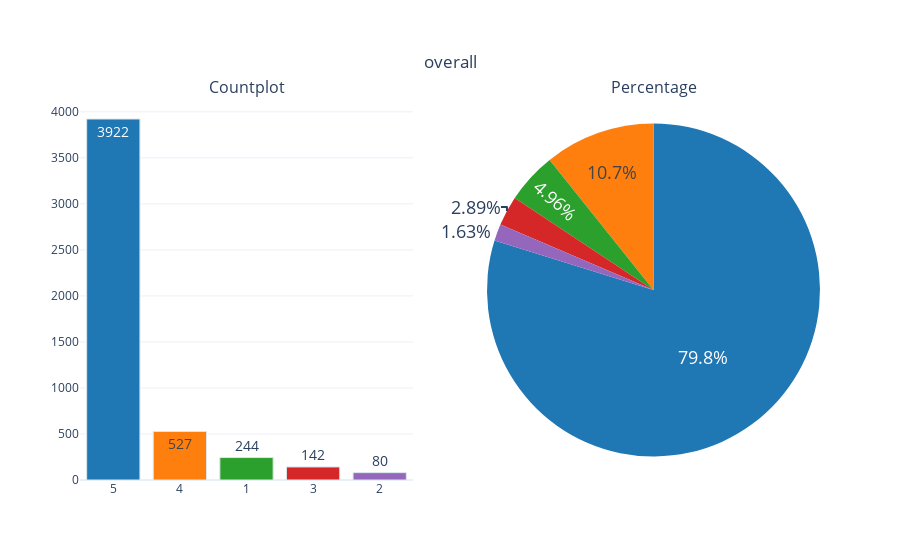

Source (notebook cell):
### Code cell
categorical_variable_summary(df, 'overall')

### Figure 1 — Plotly figure (JSON) as saved in the notebook; plotly's stock layout.template omitted (floating-point values rounded to 4 significant figures)
{"data": [{"marker": {"color": ["#1f77b4", "#ff7f0e", "#2ca02c", "#d62728", "#9467bd"], "line": {"color": "#DBE6EC", "width": 1}}, "name": "overall", "showlegend": false, "text": ["3922", "527", "244", "142", "80"], "textfont": {"size": 14}, "textposition": "auto", "type": "bar", "x": ["5", "4", "1", "3", "2"], "xaxis": "x", "y": [3922, 527, 244, 142, 80], "yaxis": "y"}, {"domain": {"x": [0.55, 1], "y": [0, 1]}, "labels": [5, 4, 1, 3, 2], "marker": {"colors": ["#1f77b4", "#ff7f0e", "#2ca02c", "#d62728", "#9467bd"]}, "name": "overall", "showlegend": false, "textfont": {"size": 18}, "textposition": "auto", "type": "pie", "values": [3922, 527, 244, 142, 80]}], "layout": {"annotations": [{"font": {"size": 16}, "showarrow": false, "text": "Countplot", "x": 0.225, "xanchor": "center", "xref": "paper", "y": 1, "yanchor": "bottom", "yref": "paper"}, {"font": {"size": 16}, "showarrow": false, "text": "Percentage", "x": 0.775, "xanchor": "center", "xref": "paper", "y": 1, "yanchor": "bottom", "yref": "paper"}], "autosize": true, "title": {"text": "overall", "x": 0.5, "xanchor": "center", "y": 0.9, "yanchor": "top"}, "xaxis": {"anchor": "y", "autorange": true, "domain": [0, 0.45], "range": [-0.5, 4.5], "type": "category"}, "yaxis": {"anchor": "x", "autorange": true, "domain": [0, 1], "range": [0, 4128.0], "type": "linear"}}}
